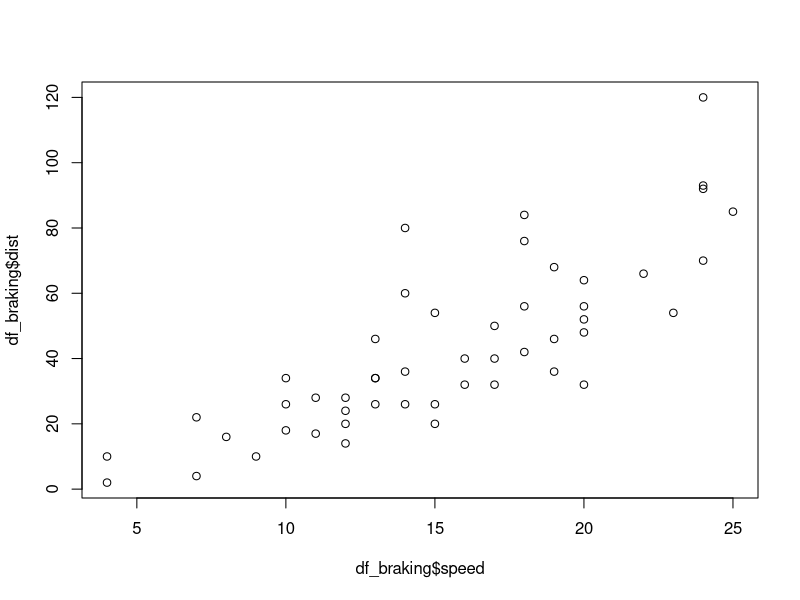

The R source for this figure:
## ---- chunk 1
knitr::opts_chunk$set(echo = TRUE)
## ---- chunk 2
df_braking <- read.csv("braking.csv")
## ---- chunk 3
plot(df_braking$speed, df_braking$dist)
